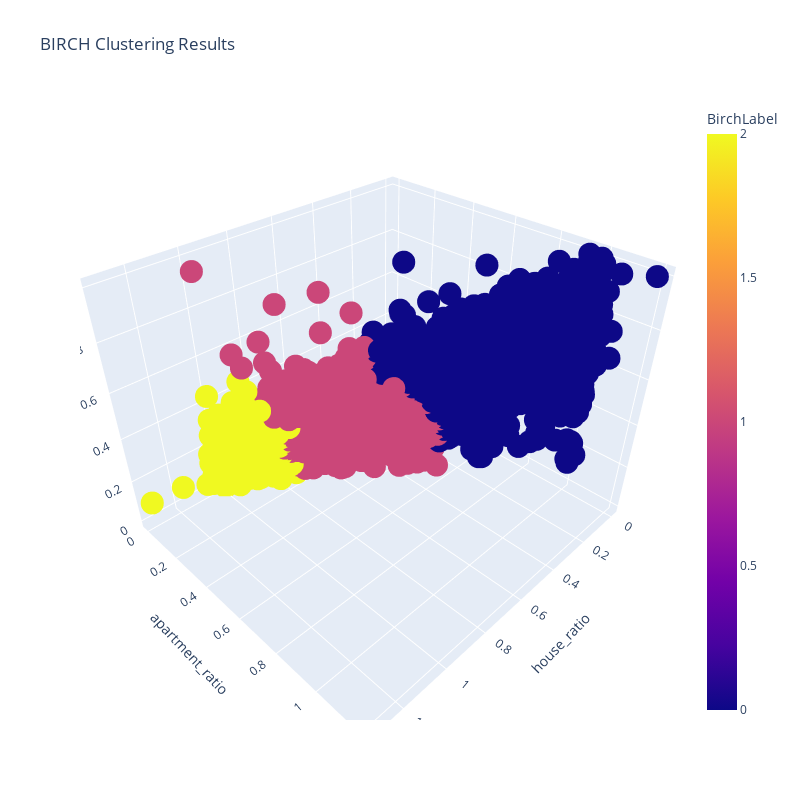

The code cell stored with this chart in its notebook:
### Markdown cell above
# Part E
Birch Clustering

### Code cell
from sklearn.cluster import Birch
 
df_subset = df_data[chosen_subset]
 
scaler = StandardScaler()
scaled_features = scaler.fit_transform(df_subset)
scaledDf = pd.DataFrame(scaled_features, columns=df_subset.columns)
 
birch_model = Birch(n_clusters=chosen_cluster, threshold=0.001, branching_factor=10)
birch_labels = birch_model.fit_predict(df_subset)
 
df_subset['BirchLabel'] = birch_labels
df_data['BirchLabel'] = birch_labels
 

 # fig = px.scatter_3d(df_subset,
#                     x=chosen_subset[0],
#                     y=chosen_subset[1],
#                     z = chosen_subset[2],
#                     color='BirchLabel',
#                     title='BIRCH Clustering Results')
 
# fig.update_layout(width=1000, height=1000)
# fig.show()
 

if len(chosen_subset) >2:
    fig = px.scatter_3d(df_subset,
                        x=chosen_subset[0],
                        y=chosen_subset[1],
                        z = chosen_subset[2],
                        color='BirchLabel',
                        title='BIRCH Clustering Results')
    
    fig.update_layout(width=800, height=800)
    fig.show()
else:
    fig = px.scatter(df_subset, 
                     x=df_subset.columns[0],
                     y=df_subset.columns[1],
                     color='BirchLabel',
                     title='BIRCH Clustering Results')
    
    fig.update_layout(
        width=800,  
        height=800,  
    )
    fig.show()
    

for cluster in sorted(df_data['BirchLabel'].unique()):
    print(f"\nBIRCH Cluster {cluster} Summary Stats:")

    df_temp = df_data[['BirchLabel',
                       'MedianHouseholdIncome(CurrentYearDollar)',
                       'HousingDensity',
                       'Structure_Apartment_BuildingLowAndHighRise',
                       'apartment_ratio',
                       'DwellingsbyTenureOwner',
                       'ownership_rate',
                       'DwellingsbyTenureRenter'
                       ]]
    
    display(df_temp[df_temp['BirchLabel'] == cluster].describe().T)

### Figure 1 — Plotly figure (JSON) as saved in the notebook; plotly's stock layout.template omitted (floating-point values rounded to 4 significant figures; data arrays with more than 128 entries replaced by an {"elided": "..."} marker saying what was removed)
{"data": [{"hovertemplate": "house_ratio=%{x}<br>apartment_ratio=%{y}<br>RenterRatio=%{z}<br>BirchLabel=%{marker.color}<extra></extra>", "legendgroup": "", "marker": {"color": {"elided": "5245 int values"}, "coloraxis": "coloraxis", "symbol": "circle"}, "mode": "markers", "name": "", "scene": "scene", "showlegend": false, "type": "scatter3d", "x": {"elided": "5245 float values"}, "y": {"elided": "5245 float values"}, "z": {"elided": "5245 float values"}}], "layout": {"coloraxis": {"colorbar": {"title": {"text": "BirchLabel"}}, "colorscale": [[0, "#0d0887"], [0.1111, "#46039f"], [0.2222, "#7201a8"], [0.3333, "#9c179e"], [0.4444, "#bd3786"], [0.5556, "#d8576b"], [0.6667, "#ed7953"], [0.7778, "#fb9f3a"], [0.8889, "#fdca26"], [1, "#f0f921"]]}, "height": 800, "legend": {"tracegroupgap": 0}, "scene": {"domain": {"x": [0, 1], "y": [0, 1]}, "xaxis": {"title": {"text": "house_ratio"}}, "yaxis": {"title": {"text": "apartment_ratio"}}, "zaxis": {"title": {"text": "RenterRatio"}}}, "title": {"text": "BIRCH Clustering Results"}, "width": 800}}
